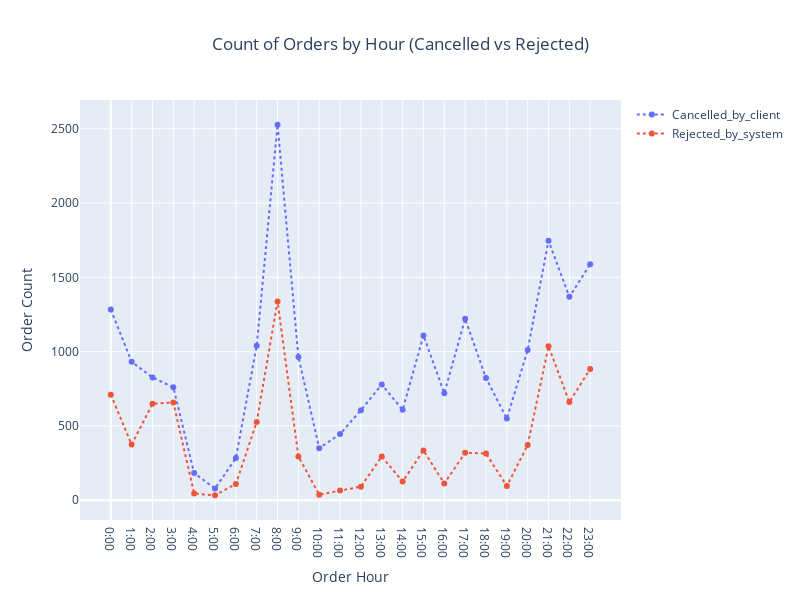

Write notebook code for a chart like this one.
### Code cell
# Filter the DataFrame for 'Cancelled_by_client' and 'Rejected_by_system'
cancelled_df = df[df.order_status == 'Cancelled_by_client'].groupby('order_hour')['order_id'].count().reset_index()
rejected_df = df[df.order_status == 'Rejected_by_system'].groupby('order_hour')['order_id'].count().reset_index()

# Create the line chart
failed_orders_fig = go.Figure()

for status in ['Cancelled_by_client', 'Rejected_by_system']:
    failed_orders_fig.add_trace(go.Scatter(
        x=df[df.order_status == status].groupby('order_hour')['order_id'].count().index,
        y=df[df.order_status == status].groupby('order_hour')['order_id'].count(),
        mode='lines+markers',
        name=status,
        line = dict(width=2,dash='dot')

    ))


# Update layout
failed_orders_fig.update_layout(
    title='Count of Orders by Hour (Cancelled vs Rejected)',
    title_x=0.5,
    xaxis_title='Order Hour',
    yaxis_title='Order Count',
    width=800,
    height=600,
)

# Update x-axis to show every hour
failed_orders_fig.update_xaxes(
    tickvals=np.arange(0, 24, 1),  # Set the x-axis values to show every hour
    ticktext=[f"{hour}:00" for hour in np.arange(0, 24, 1)]  # Format the x-axis values as "hour:00"
)

# Show the figure
failed_orders_fig.show()

### Figure 1 — Plotly figure (JSON) as saved in the notebook; plotly's stock layout.template omitted (floating-point values rounded to 4 significant figures)
{"data": [{"line": {"dash": "dot", "width": 2}, "mode": "lines+markers", "name": "Cancelled_by_client", "type": "scatter", "x": [0, 1, 2, 3, 4, 5, 6, 7, 8, 9, 10, 11, 12, 13, 14, 15, 16, 17, 18, 19, 20, 21, 22, 23], "y": [1283, 931, 826, 760, 182, 78, 283, 1040, 2527, 964, 350, 445, 606, 778, 608, 1109, 720, 1221, 822, 549, 1010, 1746, 1369, 1588]}, {"line": {"dash": "dot", "width": 2}, "mode": "lines+markers", "name": "Rejected_by_system", "type": "scatter", "x": [0, 1, 2, 3, 4, 5, 6, 7, 8, 9, 10, 11, 12, 13, 14, 15, 16, 17, 18, 19, 20, 21, 22, 23], "y": [710, 374, 649, 658, 45, 33, 109, 526, 1338, 294, 37, 65, 91, 294, 125, 335, 112, 319, 314, 95, 371, 1036, 660, 883]}], "layout": {"height": 600, "title": {"text": "Count of Orders by Hour (Cancelled vs Rejected)", "x": 0.5}, "width": 800, "xaxis": {"ticktext": ["0:00", "1:00", "2:00", "3:00", "4:00", "5:00", "6:00", "7:00", "8:00", "9:00", "10:00", "11:00", "12:00", "13:00", "14:00", "15:00", "16:00", "17:00", "18:00", "19:00", "20:00", "21:00", "22:00", "23:00"], "tickvals": [0, 1, 2, 3, 4, 5, 6, 7, 8, 9, 10, 11, 12, 13, 14, 15, 16, 17, 18, 19, 20, 21, 22, 23], "title": {"text": "Order Hour"}}, "yaxis": {"title": {"text": "Order Count"}}}}
